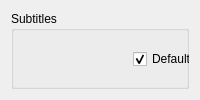
              <widget class="QWidget" name="tab_3">
               <attribute name="title">
                <string>Subtitles</string>
               </attribute>
               <layout class="QGridLayout" name="gridLayout_10">
                <item row="0" column="0">
                 <layout class="QGridLayout" name="gridLayout_12">
                  <item row="0" column="0">
                   <widget class="QGroupBox" name="groupBox">
                    <property name="title">
                     <string>Subtitles</string>
                    </property>
                    <widget class="QWidget" name="layoutWidget">
                     <property name="geometry">
                      <rect>
                       <x>0</x>
                       <y>30</y>
                       <width>407</width>
                       <height>312</height>
                      </rect>
                     </property>
                     <layout class="QGridLayout" name="gridLayout_21">
                      <property name="leftMargin">
                       <number>0</number>
                      </property>
                      <property name="topMargin">
                       <number>0</number>
                      </property>
                      <property name="rightMargin">
                       <number>0</number>
                      </property>
                      <item row="5" column="2">
                       <spacer name="verticalSpacer_18">
                        <property name="orientation">
                         <enum>Qt::Orientation::Vertical</enum>
                        </property>
                        <property name="sizeType">
                         <enum>QSizePolicy::Policy::Fixed</enum>
                        </property>
                        <property name="sizeHint" stdset="0">
                         <size>
                          <width>20</width>
                          <height>18</height>
                         </size>
                        </property>
                       </spacer>
                      </item>
                      <item row="2" column="1">
                       <widget class="QLabel" name="label_subtitlefont">
                        <property name="enabled">
                         <bool>false</bool>
                        </property>
                        <property name="text">
                         <string>Font</string>
                        </property>
                       </widget>
                      </item>
                      <item row="8" column="1">
                       <widget class="QLabel" name="label_subtitles_background">
                        <property name="text">
                         <string>Opacity</string>
                        </property>
                       </widget>
                      </item>
                      <item row="7" column="2">
                       <widget class="QPushButton" name="subtitles_background_color">
                        <property name="sizePolicy">
                         <sizepolicy hsizetype="Expanding" vsizetype="Expanding">
                          <horstretch>0</horstretch>
                          <verstretch>0</verstretch>
                         </sizepolicy>
                        </property>
                        <property name="minimumSize">
                         <size>
                          <width>0</width>
                          <height>24</height>
                         </size>
                        </property>
                        <property name="maximumSize">
                         <size>
                          <width>16777215</width>
                          <height>30</height>
                         </size>
                        </property>
                        <property name="toolTip">
                         <string>The background color to use</string>
                        </property>
                        <property name="text">
                         <string>Background</string>
                        </property>
                       </widget>
                      </item>
                      <item row="6" column="2">
                       <widget class="QCheckBox" name="checkBox_subtitles_background">
                        <property name="enabled">
                         <bool>true</bool>
                        </property>
                        <property name="sizePolicy">
                         <sizepolicy hsizetype="Minimum" vsizetype="Fixed">
                          <horstretch>0</horstretch>
                          <verstretch>0</verstretch>
                         </sizepolicy>
                        </property>
                        <property name="maximumSize">
                         <size>
                          <width>600</width>
                          <height>30</height>
                         </size>
                        </property>
                        <property name="toolTip">
                         <string>&lt;html&gt;&lt;head/&gt;&lt;body&gt;&lt;p&gt;This will cause a background to be displayed behind hard-burn subtitles.&lt;/p&gt;&lt;p&gt;This applies to text-format subtitles, with the settings below.&lt;/p&gt;&lt;/body&gt;&lt;/html&gt;</string>
                        </property>
                        <property name="styleSheet">
                         <string notr="true"/>
                        </property>
                        <property name="text">
                         <string>Background</string>
                        </property>
                        <property name="checkable">
                         <bool>true</bool>
                        </property>
                        <property name="checked">
                         <bool>false</bool>
                        </property>
                       </widget>
                      </item>
                      <item row="2" column="0">
                       <spacer name="horizontalSpacer_12">
                        <property name="orientation">
                         <enum>Qt::Orientation::Horizontal</enum>
                        </property>
                        <property name="sizeType">
                         <enum>QSizePolicy::Policy::Expanding</enum>
                        </property>
                        <property name="sizeHint" stdset="0">
                         <size>
                          <width>40</width>
                          <height>20</height>
                         </size>
                        </property>
                       </spacer>
                      </item>
                      <item row="2" column="2">
                       <widget class="QComboBox" name="comboBox_subtitles_font">
                        <property name="sizePolicy">
                         <sizepolicy hsizetype="Preferred" vsizetype="Fixed">
                          <horstretch>0</horstretch>
                          <verstretch>0</verstretch>
                         </sizepolicy>
                        </property>
                        <property name="minimumSize">
                         <size>
                          <width>155</width>
                          <height>24</height>
                         </size>
                        </property>
                        <property name="maximumSize">
                         <size>
                          <width>155</width>
                          <height>30</height>
                         </size>
                        </property>
                        <property name="toolTip">
                         <string>&lt;html&gt;&lt;head/&gt;&lt;body&gt;&lt;p&gt;This applies for hard-burning text format subtitles. This sets the preferred font to use.&lt;/p&gt;&lt;/body&gt;&lt;/html&gt;</string>
                        </property>
                       </widget>
                      </item>
                      <item row="9" column="2">
                       <widget class="QComboBox" name="comboBox_subtitles_location">
                        <property name="toolTip">
                         <string>Where the subtitles should be burnt in the frame</string>
                        </property>
                        <property name="currentIndex">
                         <number>0</number>
                        </property>
                        <item>
                         <property name="text">
                          <string>Default</string>
                         </property>
                        </item>
                        <item>
                         <property name="text">
                          <string>Bottom Left</string>
                         </property>
                        </item>
                        <item>
                         <property name="text">
                          <string>Bottom Center</string>
                         </property>
                        </item>
                        <item>
                         <property name="text">
                          <string>Bottom Right</string>
                         </property>
                        </item>
                        <item>
                         <property name="text">
                          <string>Top Left</string>
                         </property>
                        </item>
                        <item>
                         <property name="text">
                          <string>Top Center</string>
                         </property>
                        </item>
                        <item>
                         <property name="text">
                          <string>Top Right</string>
                         </property>
                        </item>
                        <item>
                         <property name="text">
                          <string>Middle Left</string>
                         </property>
                        </item>
                        <item>
                         <property name="text">
                          <string>Middle Center</string>
                         </property>
                        </item>
                        <item>
                         <property name="text">
                          <string>Middle Right</string>
                         </property>
                        </item>
                       </widget>
                      </item>
                      <item row="4" column="1">
                       <widget class="QLabel" name="label_subtitles_color">
                        <property name="text">
                         <string>Color</string>
                        </property>
                       </widget>
                      </item>
                      <item row="2" column="4">
                       <widget class="QComboBox" name="comboBox_subtitles_fontsize">
                        <property name="sizePolicy">
                         <sizepolicy hsizetype="Minimum" vsizetype="Fixed">
                          <horstretch>0</horstretch>
                          <verstretch>0</verstretch>
                         </sizepolicy>
                        </property>
                        <property name="minimumSize">
                         <size>
                          <width>30</width>
                          <height>24</height>
                         </size>
                        </property>
                        <property name="maximumSize">
                         <size>
                          <width>50</width>
                          <height>30</height>
                         </size>
                        </property>
                        <property name="toolTip">
                         <string>The preferred font size to use when gard-burning text subtitles</string>
                        </property>
                        <item>
                         <property name="text">
                          <string notr="true">8</string>
                         </property>
                        </item>
                        <item>
                         <property name="text">
                          <string notr="true">9</string>
                         </property>
                        </item>
                        <item>
                         <property name="text">
                          <string notr="true">10</string>
                         </property>
                        </item>
                        <item>
                         <property name="text">
                          <string notr="true">11</string>
                         </property>
                        </item>
                        <item>
                         <property name="text">
                          <string notr="true">12</string>
                         </property>
                        </item>
                       </widget>
                      </item>
                      <item row="8" column="2">
                       <widget class="QSpinBox" name="spinBox_background">
                        <property name="toolTip">
                         <string>Opacity of the background color.</string>
                        </property>
                        <property name="maximum">
                         <number>255</number>
                        </property>
                        <property name="value">
                         <number>150</number>
                        </property>
                       </widget>
                      </item>
                      <item row="4" column="2">
                       <widget class="QPushButton" name="subtitles_color">
                        <property name="sizePolicy">
                         <sizepolicy hsizetype="Expanding" vsizetype="Fixed">
                          <horstretch>0</horstretch>
                          <verstretch>0</verstretch>
                         </sizepolicy>
                        </property>
                        <property name="minimumSize">
                         <size>
                          <width>0</width>
                          <height>24</height>
                         </size>
                        </property>
                        <property name="maximumSize">
                         <size>
                          <width>16777215</width>
                          <height>30</height>
                         </size>
                        </property>
                        <property name="toolTip">
                         <string>The color with which to hard-burn text subtitles</string>
                        </property>
                        <property name="text">
                         <string>Subtitle</string>
                        </property>
                       </widget>
                      </item>
                      <item row="2" column="5">
                       <spacer name="horizontalSpacer_16">
                        <property name="orientation">
                         <enum>Qt::Orientation::Horizontal</enum>
                        </property>
                        <property name="sizeHint" stdset="0">
                         <size>
                          <width>40</width>
                          <height>20</height>
                         </size>
                        </property>
                       </spacer>
                      </item>
                      <item row="3" column="2">
                       <spacer name="verticalSpacer_19">
                        <property name="orientation">
                         <enum>Qt::Orientation::Vertical</enum>
                        </property>
                        <property name="sizeType">
                         <enum>QSizePolicy::Policy::Fixed</enum>
                        </property>
                        <property name="sizeHint" stdset="0">
                         <size>
                          <width>20</width>
                          <height>18</height>
                         </size>
                        </property>
                       </spacer>
                      </item>
                      <item row="2" column="3">
                       <widget class="QLabel" name="label_subtitle_fontSize">
                        <property name="enabled">
                         <bool>false</bool>
                        </property>
                        <property name="text">
                         <string>Size</string>
                        </property>
                       </widget>
                      </item>
                      <item row="9" column="1">
                       <widget class="QLabel" name="label_subtitles_location">
                        <property name="text">
                         <string>Location</string>
                        </property>
                       </widget>
                      </item>
                      <item row="7" column="1">
                       <widget class="QLabel" name="label_subtitles_bgcol">
                        <property name="text">
                         <string>Background</string>
                        </property>
                       </widget>
                      </item>
                      <item row="1" column="2">
                       <spacer name="verticalSpacer_21">
                        <property name="orientation">
                         <enum>Qt::Orientation::Vertical</enum>
                        </property>
                        <property name="sizeType">
                         <enum>QSizePolicy::Policy::Fixed</enum>
                        </property>
                        <property name="sizeHint" stdset="0">
                         <size>
                          <width>20</width>
                          <height>18</height>
                         </size>
                        </property>
                       </spacer>
                      </item>
                      <item row="0" column="2">
                       <widget class="QCheckBox" name="checkBox_subtitles_deselectall">
                        <property name="maximumSize">
                         <size>
                          <width>600</width>
                          <height>30</height>
                         </size>
                        </property>
                        <property name="toolTip">
                         <string>&lt;html&gt;&lt;head/&gt;&lt;body&gt;&lt;p&gt;This setting will deselect all subtitle streams by default.&lt;/p&gt;&lt;p&gt;This can be very useful when dealing with media with lots of unwanted subtitle streams.&lt;/p&gt;&lt;p&gt;Deselecting all then makes it easier to only choose the ones you want.&lt;/p&gt;&lt;p&gt;Note that there can still be errors (due to limitations in detection) based on target container.&lt;/p&gt;&lt;/body&gt;&lt;/html&gt;</string>
                        </property>
                        <property name="text">
                         <string>Default Deselect All</string>
                        </property>
                        <property name="checked">
                         <bool>true</bool>
                        </property>
                       </widget>
                      </item>

                     </layout>
                    </widget>
                   </widget>
                  </item>
                 </layout>
                </item>
               </layout>
              </widget>
